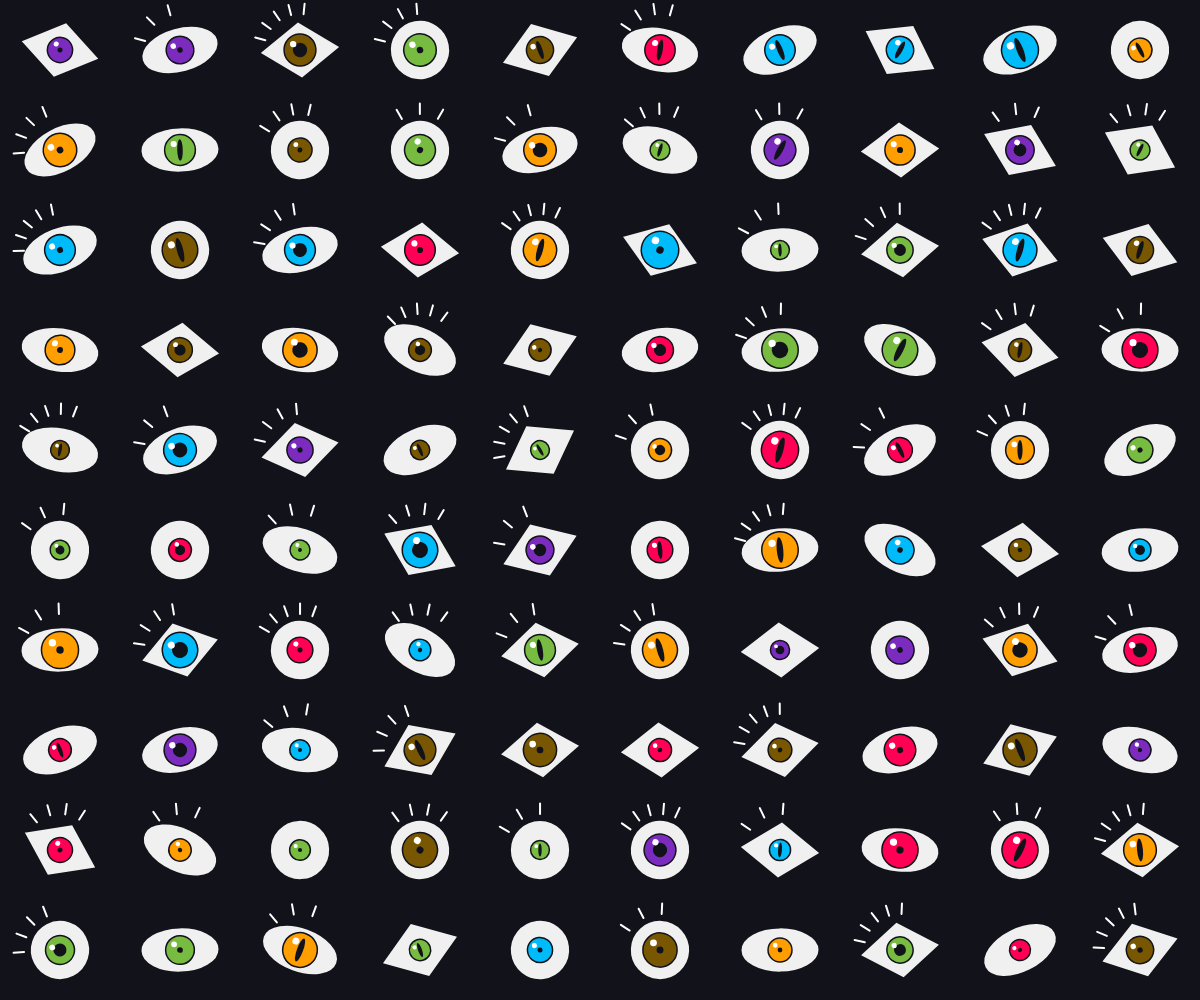
Frame 1 (no input)
Frame 2 (the mouse pressed at the canvas centre, redrawn once): identical to frame 1, image omitted

The p5.js sketch that drew this single still picture (run headless with seeded random() and noise() and a simulated clock; the mouse was pressed at the canvas centre and the sketch redrawn once):

// p5.js sketch
// ── sketch.js
// Palette colori dell'iride
let paletteIride = ['#77bb41', '#7B2CBF', '#FF0054', '#FF9E00', '#785700', '#00BBF9'];

function setup() {
  createCanvas(windowWidth, windowHeight);
  background('#12121A'); 
  noLoop(); // Disegna tutto una volta sola 

  // Griglia 
  let numeroglifi = 100;
  let numerocolonne = 10;
  let numerorighe = 10;

  // Calcolo lo spazio disponibile per ogni singola cella
  let dimColonna = windowWidth / numerocolonne;
  let dimRiga = windowHeight / numerorighe;

  let xCorrente = 0;
  let yCorrente = 0;

  // Ciclo che si ripete tante volte quanto il numero dei glifi
  for (let g = 0; g < numeroglifi; g++) {
    // L'occhio occupa il 75% della dimensione della sua cella della griglia
    let dimensioneBase = min(dimColonna, dimRiga) * 0.75;
    
    // Assegno i valori base al Glifo (coordinate x,y e dimensione)
    mioGlifo(xCorrente + dimColonna / 2, yCorrente + dimRiga / 2, dimensioneBase);
    
    // Sposto la coordinata X a destra per creare il prossimo occhio
    xCorrente = xCorrente + dimColonna;
    
    // Se la X supera la larghezza dello schermo, torno a sinistra e vado alla riga sotto
    if (xCorrente >= windowWidth - 1) {
      xCorrente = 0;
      yCorrente = yCorrente + dimRiga;
    }
  }
}

function draw() {
  // Lasciamo vuoto perché usiamo noLoop() nel setup
}

// FUNZIONE PERSONALIZZATA PER DISEGNARE UN SINGOLO OCCHIO
function mioGlifo(_x, _y, _size) {
  push(); // Salviamo lo stato iniziale del foglio da disegno
  
  // Spostiamo il punto (0,0) al centro della cella corrente
  translate(_x, _y); 
  
  angleMode(DEGREES);
  
  // Ruotiamo randomicamente l'occhio tra -30 e 30 gradi
  rotate(random(-30, 30)); 
  
  // Scegliamo un colore casuale per l'iride che pesca dalla palette iride
  let colIride = random(paletteIride);
  
  // BULBO OCULARE (base bianca)
  stroke(240);// Colore bianco
  strokeWeight(2);
  fill(240); // Colore bianco
  
  let tipoForma = floor(random(3)); // Sceglie randomicamente tra 0, 1 e 2
  
  if (tipoForma === 0) {
    // Ellisse schiacciata
    ellipse(0, 0, _size, _size * 0.55);
  } else if (tipoForma === 1) {
    // Cerchio
    circle(0, 0, _size * 0.75);
  } else {
    // Rombo con quad (x1,y1,x2,y2,x3,y3,x4,y4)
    quad(-_size/2, 0, 0, -_size * 0.35, _size/2, 0, 0, _size * 0.35);
  }
  
  // IRIDE
  let dimIride = _size * random(0.25, 0.5); // Dimensione randomica dell'iride tra 25% e 50% della dimensione dell'occhio
  
  fill(colIride);
  stroke('#12121A');
  strokeWeight(1.5);
  circle(0, 0, dimIride);
  
  // PUPILLA
  let tipoPupilla = floor(random(3)); // Sceglie randomicamente 0, 1 o 2
  fill('#12121A');
  noStroke();
  
  if (tipoPupilla === 0) {
    // Pupilla classica tonda
    circle(0, 0, dimIride * 0.45);
  } else if (tipoPupilla === 1) {
    // Pupilla verticale stile gatto
    ellipse(0, 0, dimIride * 0.18, dimIride * 0.7);
  } else {
    // Pupilla cerchio piccolo/ punto
    circle(0, 0, dimIride * 0.2);
  }
  
  // Un pallino bianco posizionato in alto a sinistra per dare brillantezza
  fill(255);
  circle(-dimIride * 0.2, -dimIride * 0.2, dimIride * 0.2);
  
  // CIGLIA (Presenti solo su alcuni occhi)
  let haCiglia = random() > 0.45; // 55% di possibilità che l'occhio abbia le ciglia
  
  if (haCiglia) {
    stroke(255);
    strokeWeight(2);
    noFill();
    
    // Disegno le ciglia a raggiera con un ciclo
    let numCiglia = floor(random(3, 6));//sceglie a caso tra 3,4 o 5 ciglia da disegnare
    let passo = 120 / (numCiglia + 1);//distanza tra ciglia
    
    for (let i = 1; i <= numCiglia; i++) {
      push();
      // Ruotiamo ogni singola ciglia lungo il bordo superiore
      rotate(180 + i * passo);
      line(_size * 0.48, 0, _size * 0.62, 0);//linea dritta su cui si creano le ciglia che diventaa ruotata per il rotate sopra
      pop();
    }
  }
  
  pop(); // Ripristiniamo il foglio come era in origine
}
